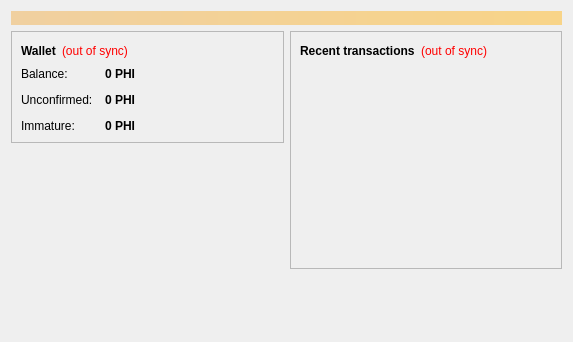
<?xml version="1.0" encoding="UTF-8"?>
<ui version="4.0">
 <class>OverviewPage</class>
 <widget class="QWidget" name="OverviewPage">
  <property name="geometry">
   <rect>
    <x>0</x>
    <y>0</y>
    <width>573</width>
    <height>342</height>
   </rect>
  </property>
  <property name="windowTitle">
   <string>Form</string>
  </property>
  <layout class="QVBoxLayout" name="topLayout">
   <item>
    <widget class="QLabel" name="labelAlerts">
     <property name="visible">
      <bool>false</bool>
     </property>
     <property name="styleSheet">
      <string notr="true">background-color: qlineargradient(x1: 0, y1: 0, x2: 1, y2: 0, stop:0 #F0D0A0, stop:1 #F8D488); color:#000000;</string>
     </property>
     <property name="wordWrap">
      <bool>true</bool>
     </property>
     <property name="margin">
      <number>3</number>
     </property>
    </widget>
   </item>
   <item>
    <layout class="QHBoxLayout" name="horizontalLayout" stretch="1,1">
     <item>
      <layout class="QVBoxLayout" name="verticalLayout_2">
       <item>
        <widget class="QFrame" name="frame">
         <property name="frameShape">
          <enum>QFrame::StyledPanel</enum>
         </property>
         <property name="frameShadow">
          <enum>QFrame::Raised</enum>
         </property>
         <layout class="QVBoxLayout" name="verticalLayout_4">
          <item>
           <layout class="QHBoxLayout" name="horizontalLayout_4">
            <item>
             <widget class="QLabel" name="label_5">
              <property name="font">
               <font>
                <weight>75</weight>
                <bold>true</bold>
               </font>
              </property>
              <property name="text">
               <string>Wallet</string>
              </property>
             </widget>
            </item>
            <item>
             <widget class="QLabel" name="labelWalletStatus">
              <property name="toolTip">
               <string>The displayed information may be out of date. Your wallet automatically synchronizes with the Phicoin network after a connection is established, but this process has not completed yet.</string>
              </property>
              <property name="styleSheet">
               <string notr="true">QLabel { color: red; }</string>
              </property>
              <property name="text">
               <string notr="true">(out of sync)</string>
              </property>
              <property name="alignment">
               <set>Qt::AlignLeading|Qt::AlignLeft|Qt::AlignVCenter</set>
              </property>
             </widget>
            </item>
            <item>
             <spacer name="horizontalSpacer_2">
              <property name="orientation">
               <enum>Qt::Horizontal</enum>
              </property>
              <property name="sizeHint" stdset="0">
               <size>
                <width>40</width>
                <height>20</height>
               </size>
              </property>
             </spacer>
            </item>
           </layout>
          </item>
          <item>
           <layout class="QFormLayout" name="formLayout_2">
            <property name="fieldGrowthPolicy">
             <enum>QFormLayout::AllNonFixedFieldsGrow</enum>
            </property>
            <property name="horizontalSpacing">
             <number>12</number>
            </property>
            <property name="verticalSpacing">
             <number>12</number>
            </property>
            <item row="0" column="0">
             <widget class="QLabel" name="label">
              <property name="text">
               <string>Balance:</string>
              </property>
             </widget>
            </item>
            <item row="0" column="1">
             <widget class="QLabel" name="labelBalance">
              <property name="font">
               <font>
                <weight>75</weight>
                <bold>true</bold>
               </font>
              </property>
              <property name="cursor">
               <cursorShape>IBeamCursor</cursorShape>
              </property>
              <property name="toolTip">
               <string>Your current balance</string>
              </property>
              <property name="text">
               <string notr="true">0 PHI</string>
              </property>
              <property name="textInteractionFlags">
               <set>Qt::LinksAccessibleByMouse|Qt::TextSelectableByKeyboard|Qt::TextSelectableByMouse</set>
              </property>
             </widget>
            </item>
            <item row="1" column="0">
             <widget class="QLabel" name="label_3">
              <property name="text">
               <string>Unconfirmed:</string>
              </property>
             </widget>
            </item>
            <item row="1" column="1">
             <widget class="QLabel" name="labelUnconfirmed">
              <property name="font">
               <font>
                <weight>75</weight>
                <bold>true</bold>
               </font>
              </property>
              <property name="cursor">
               <cursorShape>IBeamCursor</cursorShape>
              </property>
              <property name="toolTip">
               <string>Total of transactions that have yet to be confirmed, and do not yet count toward the current balance</string>
              </property>
              <property name="text">
               <string notr="true">0 PHI</string>
              </property>
              <property name="textInteractionFlags">
               <set>Qt::LinksAccessibleByMouse|Qt::TextSelectableByKeyboard|Qt::TextSelectableByMouse</set>
              </property>
             </widget>
            </item>
            <item row="2" column="0">
             <widget class="QLabel" name="labelImmatureText">
              <property name="text">
               <string>Immature:</string>
              </property>
             </widget>
            </item>
            <item row="2" column="1">
             <widget class="QLabel" name="labelImmature">
              <property name="font">
               <font>
                <weight>75</weight>
                <bold>true</bold>
               </font>
              </property>
              <property name="toolTip">
               <string>Mined balance that has not yet matured</string>
              </property>
              <property name="text">
               <string notr="true">0 PHI</string>
              </property>
              <property name="textInteractionFlags">
               <set>Qt::LinksAccessibleByMouse|Qt::TextSelectableByKeyboard|Qt::TextSelectableByMouse</set>
              </property>
             </widget>
            </item>
           </layout>
          </item>
         </layout>
        </widget>
       </item>
       <item>
        <spacer name="verticalSpacer">
         <property name="orientation">
          <enum>Qt::Vertical</enum>
         </property>
         <property name="sizeHint" stdset="0">
          <size>
           <width>20</width>
           <height>40</height>
          </size>
         </property>
        </spacer>
       </item>
      </layout>
     </item>
     <item>
      <layout class="QVBoxLayout" name="verticalLayout_3">
       <item>
        <widget class="QFrame" name="frame_2">
         <property name="frameShape">
          <enum>QFrame::StyledPanel</enum>
         </property>
         <property name="frameShadow">
          <enum>QFrame::Raised</enum>
         </property>
         <layout class="QVBoxLayout" name="verticalLayout">
          <item>
           <layout class="QHBoxLayout" name="horizontalLayout_2">
            <item>
             <widget class="QLabel" name="label_4">
              <property name="text">
               <string>&lt;b&gt;Recent transactions&lt;/b&gt;</string>
              </property>
             </widget>
            </item>
            <item>
             <widget class="QLabel" name="labelTransactionsStatus">
              <property name="toolTip">
               <string>The displayed information may be out of date. Your wallet automatically synchronizes with the Phicoin network after a connection is established, but this process has not completed yet.</string>
              </property>
              <property name="styleSheet">
               <string notr="true">QLabel { color: red; }</string>
              </property>
              <property name="text">
               <string notr="true">(out of sync)</string>
              </property>
              <property name="alignment">
               <set>Qt::AlignRight|Qt::AlignTrailing|Qt::AlignVCenter</set>
              </property>
             </widget>
            </item>
            <item>
             <spacer name="horizontalSpacer">
              <property name="orientation">
               <enum>Qt::Horizontal</enum>
              </property>
              <property name="sizeHint" stdset="0">
               <size>
                <width>40</width>
                <height>20</height>
               </size>
              </property>
             </spacer>
            </item>
           </layout>
          </item>
          <item>
           <widget class="QListView" name="listTransactions">
            <property name="styleSheet">
             <string notr="true">QListView { background: transparent; }</string>
            </property>
            <property name="frameShape">
             <enum>QFrame::NoFrame</enum>
            </property>
            <property name="verticalScrollBarPolicy">
             <enum>Qt::ScrollBarAlwaysOff</enum>
            </property>
            <property name="horizontalScrollBarPolicy">
             <enum>Qt::ScrollBarAlwaysOff</enum>
            </property>
            <property name="selectionMode">
             <enum>QAbstractItemView::NoSelection</enum>
            </property>
           </widget>
          </item>
         </layout>
        </widget>
       </item>
       <item>
        <spacer name="verticalSpacer_2">
         <property name="orientation">
          <enum>Qt::Vertical</enum>
         </property>
         <property name="sizeHint" stdset="0">
          <size>
           <width>20</width>
           <height>40</height>
          </size>
         </property>
        </spacer>
       </item>
      </layout>
     </item>
    </layout>
   </item>
  </layout>
 </widget>
 <resources/>
 <connections/>
</ui>
